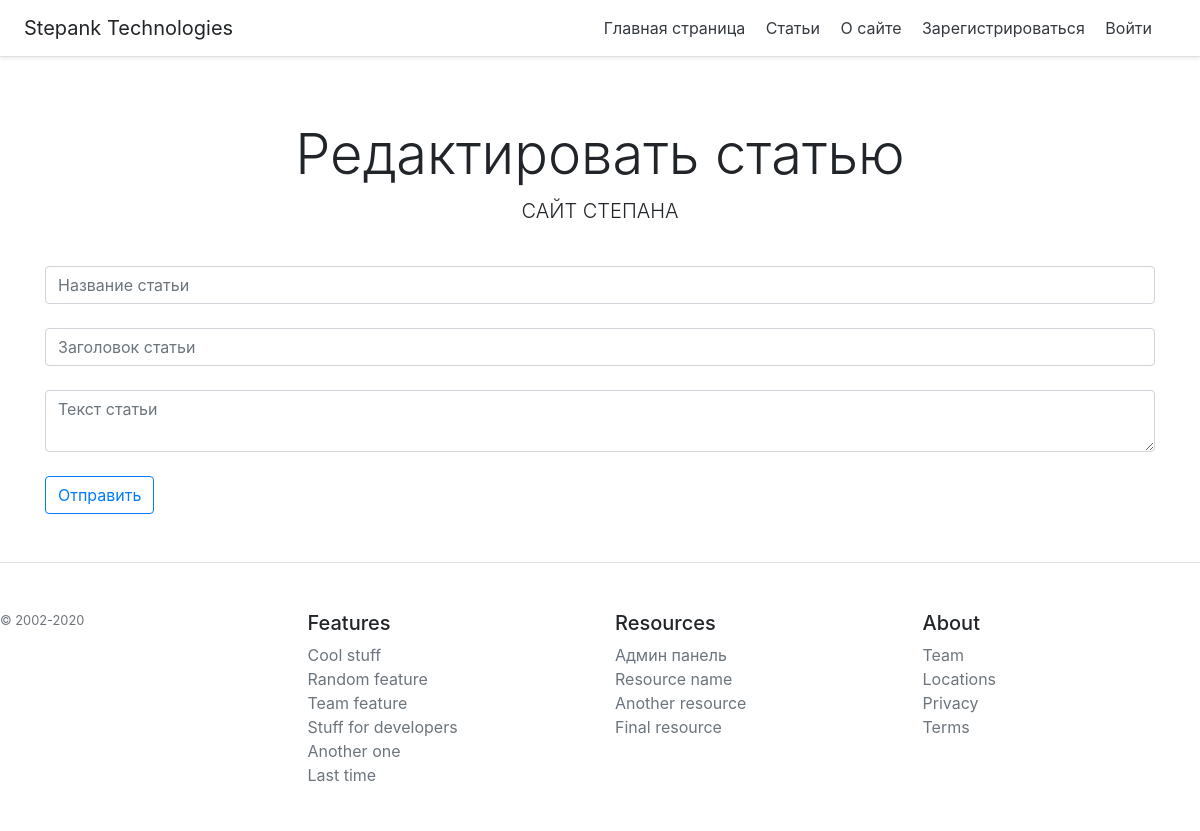
Before: /admin/edit_article/5 with the older database file.
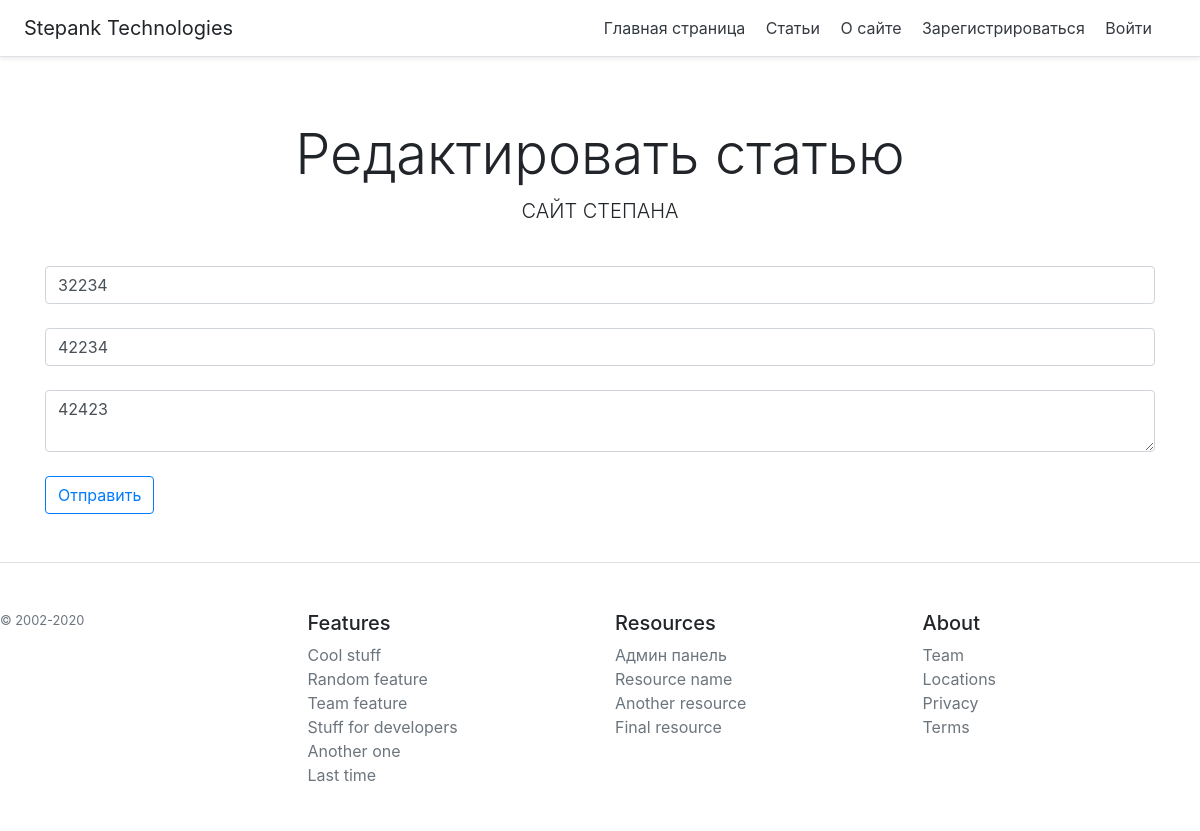
After: the same page with the newer database file.
### webapp/models.py (models this page shows, shortened)
class Post(db.Model):
    post_id = db.Column(db.Integer, primary_key=True)
    title = db.Column(db.String(32), nullable=False)
    header = db.Column(db.String(150), nullable=False)
    text = db.Column(db.String(), nullable=False)

### webapp/admin/admin_routes.py (the view)
@admin.route('/edit_article/<int:post_id>', methods=['POST', 'GET'])
def edit_article(post_id):
    post = Post.query.get(post_id)
    if request.method == 'POST':
        try:
            post.title = request.form['title']
            post.header = request.form['header']
            post.text = request.form['text']
            db.session.commit()
            return redirect(url_for('.edit_articles'))
        except:
            return 'Error'
    else:
        return render_template('/admin/edit-article.html', post=post)

### webapp/templates/admin/edit-article.html (shortened to what this page needs)
{% extends 'base.html' %}
{% block home %}
Редактировать статью
{% endblock %}
{% block body %}
<form method="post">
    <input type="text" name="title" id="title" class="form-control" placeholder="Название статьи" value="{{ post.title }}"><br>
    <input type="text" name="header" id="header" class="form-control" placeholder="Заголовок статьи" value="{{ post.header }}"><br>
    <textarea name="text" id="text" cols="" rows="" class="form-control" placeholder="Текст статьи">{{ post.text }}</textarea><br>
    <input type="submit" class="btn btn-outline-primary" value="Отправить">
</form>
{% endblock %}

Changed rows visible on the page:
added Post: title "32234", header "42234", text "42423"
